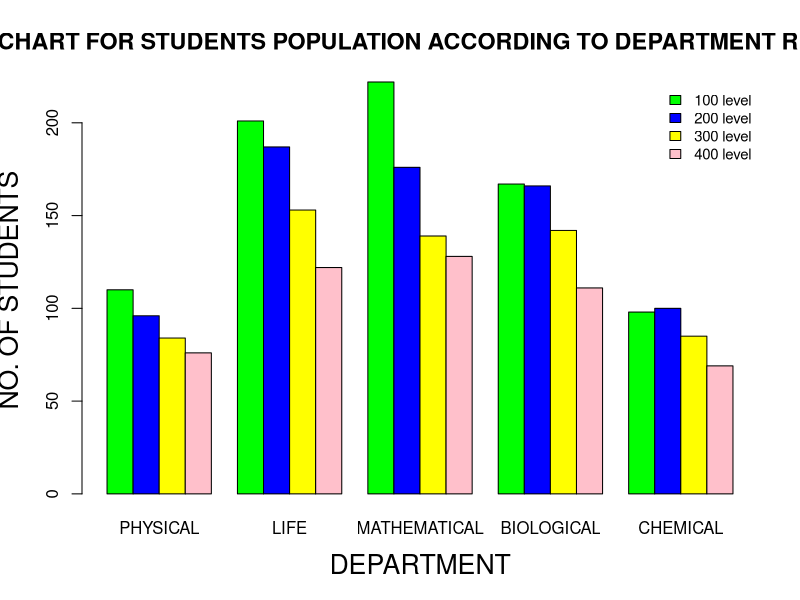

The R script that drew this image:
Physical<-c(110,96,84,76)
Life<-c(201,187,153,122)
Mathematical<-c(222,176,139,128)
Biological<-c(167,166,142,111)
Chemical<-c(98,100,85,69)
DATA<-data.frame(Physical,Life,Mathematical,Biological,Chemical)
DATA
colours=c("GREEN","BLUE","YELLOW","PINK")
barplot(as.matrix(DATA),main="BAR CHART FOR STUDENTS POPULATION ACCORDING TO DEPARTMENT RECORDS",ylab="NO. OF STUDENTS",xlab="DEPARTMENT",names.arg=c("PHYSICAL","LIFE","MATHEMATICAL","BIOLOGICAL","CHEMICAL"),cex.lab=1.6,cex.main=1.4,beside=TRUE,col=colours)
legend("topright",c("100 level","200 level","300 level","400 level"),cex=0.9,bty="n",fill=colours)
 